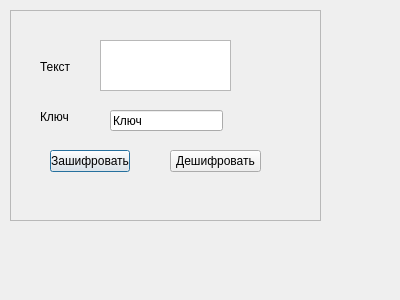
<?xml version="1.0" encoding="UTF-8"?>
<ui version="4.0">
 <class>Dialog</class>
 <widget class="QDialog" name="Dialog">
  <property name="geometry">
   <rect>
    <x>0</x>
    <y>0</y>
    <width>400</width>
    <height>300</height>
   </rect>
  </property>
  <property name="windowTitle">
   <string>Dialog</string>
  </property>
  <widget class="QFrame" name="frame">
   <property name="geometry">
    <rect>
     <x>10</x>
     <y>10</y>
     <width>311</width>
     <height>211</height>
    </rect>
   </property>
   <property name="frameShape">
    <enum>QFrame::StyledPanel</enum>
   </property>
   <property name="frameShadow">
    <enum>QFrame::Raised</enum>
   </property>
   <widget class="QLabel" name="label">
    <property name="geometry">
     <rect>
      <x>30</x>
      <y>50</y>
      <width>47</width>
      <height>14</height>
     </rect>
    </property>
    <property name="text">
     <string>Текст</string>
    </property>
   </widget>
   <widget class="QTextEdit" name="textEdit">
    <property name="geometry">
     <rect>
      <x>90</x>
      <y>30</y>
      <width>131</width>
      <height>51</height>
     </rect>
    </property>
   </widget>
   <widget class="QLabel" name="label_2">
    <property name="geometry">
     <rect>
      <x>30</x>
      <y>100</y>
      <width>47</width>
      <height>14</height>
     </rect>
    </property>
    <property name="text">
     <string>Ключ</string>
    </property>
   </widget>
   <widget class="QLineEdit" name="lineEdit">
    <property name="geometry">
     <rect>
      <x>100</x>
      <y>100</y>
      <width>113</width>
      <height>21</height>
     </rect>
    </property>
    <property name="text">
     <string>Ключ</string>
    </property>
   </widget>
   <widget class="QPushButton" name="pushButton">
    <property name="geometry">
     <rect>
      <x>40</x>
      <y>140</y>
      <width>80</width>
      <height>22</height>
     </rect>
    </property>
    <property name="text">
     <string>Зашифровать</string>
    </property>
   </widget>
   <widget class="QPushButton" name="pushButton_2">
    <property name="geometry">
     <rect>
      <x>160</x>
      <y>140</y>
      <width>91</width>
      <height>22</height>
     </rect>
    </property>
    <property name="text">
     <string>Дешифровать</string>
    </property>
   </widget>
  </widget>
 </widget>
 <resources/>
 <connections/>
</ui>
